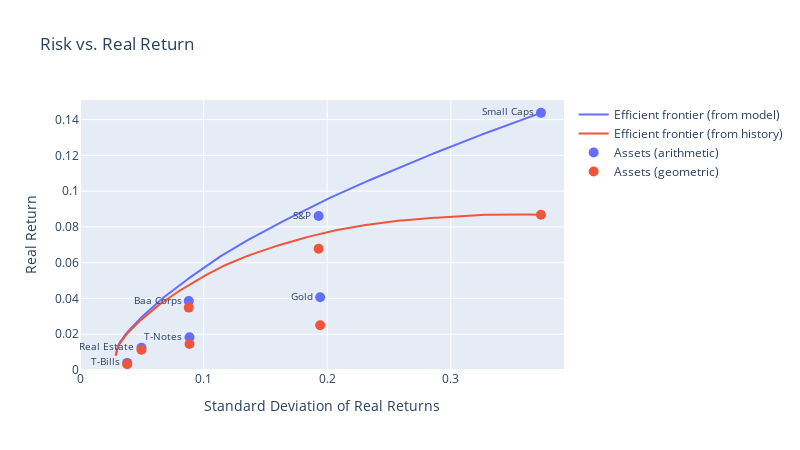

This figure's notebook cell:
### Code cell
fig = efrontier_plotly(plot_ef_df,
          df,
          xlabel="Standard Deviation of Real Returns",
          ylabel="Real Return",
          title=None)

html_str = pyo.plot(fig, include_plotlyjs='cdn', output_type='div')
pyperclip.copy( html_str)
fig

### Figure 1 — Plotly figure (JSON) as saved in the notebook; plotly's stock layout.template omitted (floating-point values rounded to 4 significant figures; data arrays with more than 128 entries replaced by an {"elided": "..."} marker saying what was removed)
{"data": [{"line": {"color": "#636EFA", "width": 2}, "mode": "lines", "name": "Efficient frontier (from model)", "type": "scatter", "x": {"elided": "200 float values"}, "y": {"elided": "200 float values"}}, {"line": {"color": "#EF553B", "width": 2}, "mode": "lines", "name": "Efficient frontier (from history)", "type": "scatter", "x": {"elided": "200 float values"}, "y": {"elided": "200 float values"}}, {"marker": {"color": "#636EFA", "size": 10}, "mode": "markers+text", "name": "Assets (arithmetic)", "text": ["S&P", "Small Caps", "T-Bills", "T-Notes", "Baa Corps", "Real Estate", "Gold"], "textfont": {"size": 10}, "textposition": "middle left", "type": "scatter", "x": [0.193, 0.3729, 0.03817, 0.08859, 0.08801, 0.04974, 0.1943], "y": [0.08609, 0.1438, 0.003983, 0.01834, 0.03856, 0.0125, 0.0407]}, {"marker": {"color": "#EF553B", "size": 10}, "mode": "markers", "name": "Assets (geometric)", "text": ["S&P", "Small Caps", "T-Bills", "T-Notes", "Baa Corps", "Real Estate", "Gold"], "textposition": "middle left", "type": "scatter", "x": [0.193, 0.3729, 0.03817, 0.08859, 0.08801, 0.04974, 0.1943], "y": [0.06776, 0.08682, 0.00326, 0.01455, 0.03488, 0.01128, 0.02498]}], "layout": {"height": 450, "hovermode": "closest", "showlegend": true, "title": {"text": "Risk vs. Real Return"}, "width": 800, "xaxis": {"range": [0, 0.3915], "showgrid": true, "title": {"text": "Standard Deviation of Real Returns"}}, "yaxis": {"range": [0, 0.151], "showgrid": true, "title": {"text": "Real Return"}}}}
